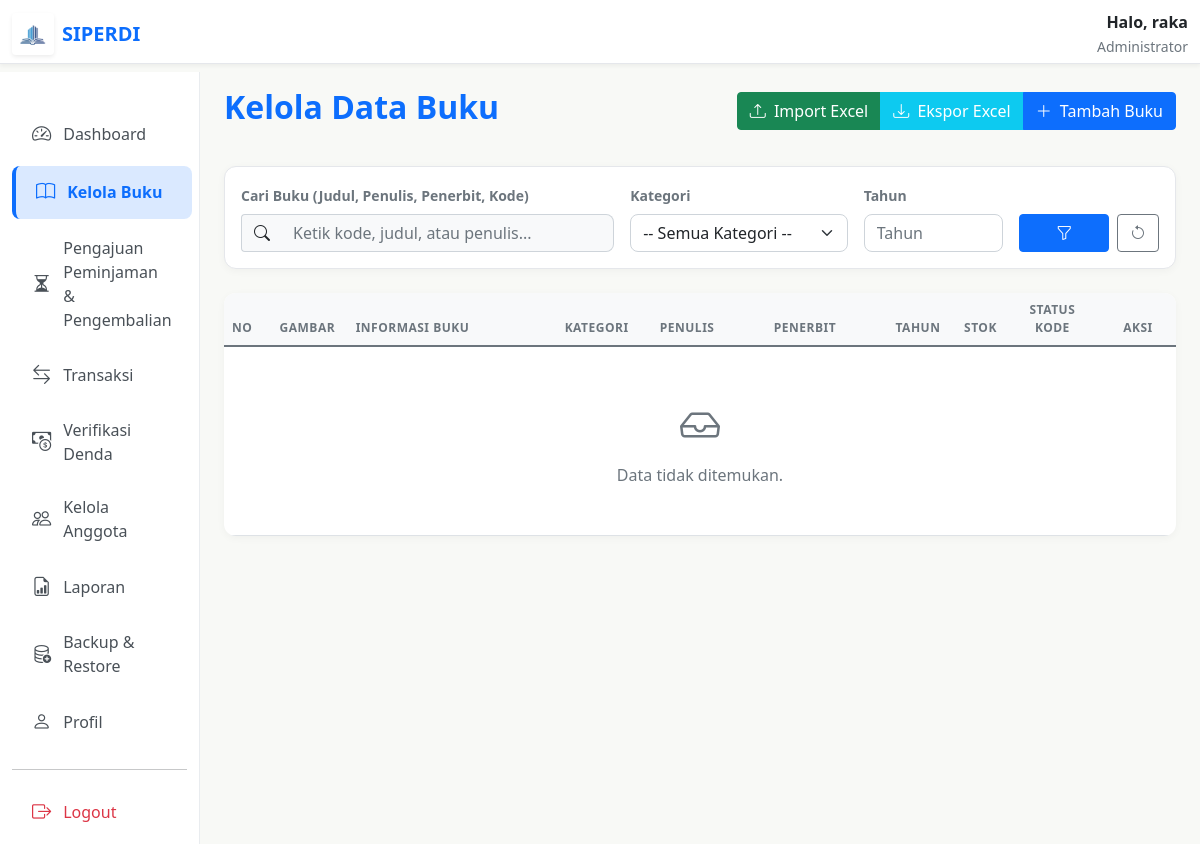
Page /admin/kelola-buku/kelola_buku.php?filter_kategori=Sihir (signed in) on the earlier database version.
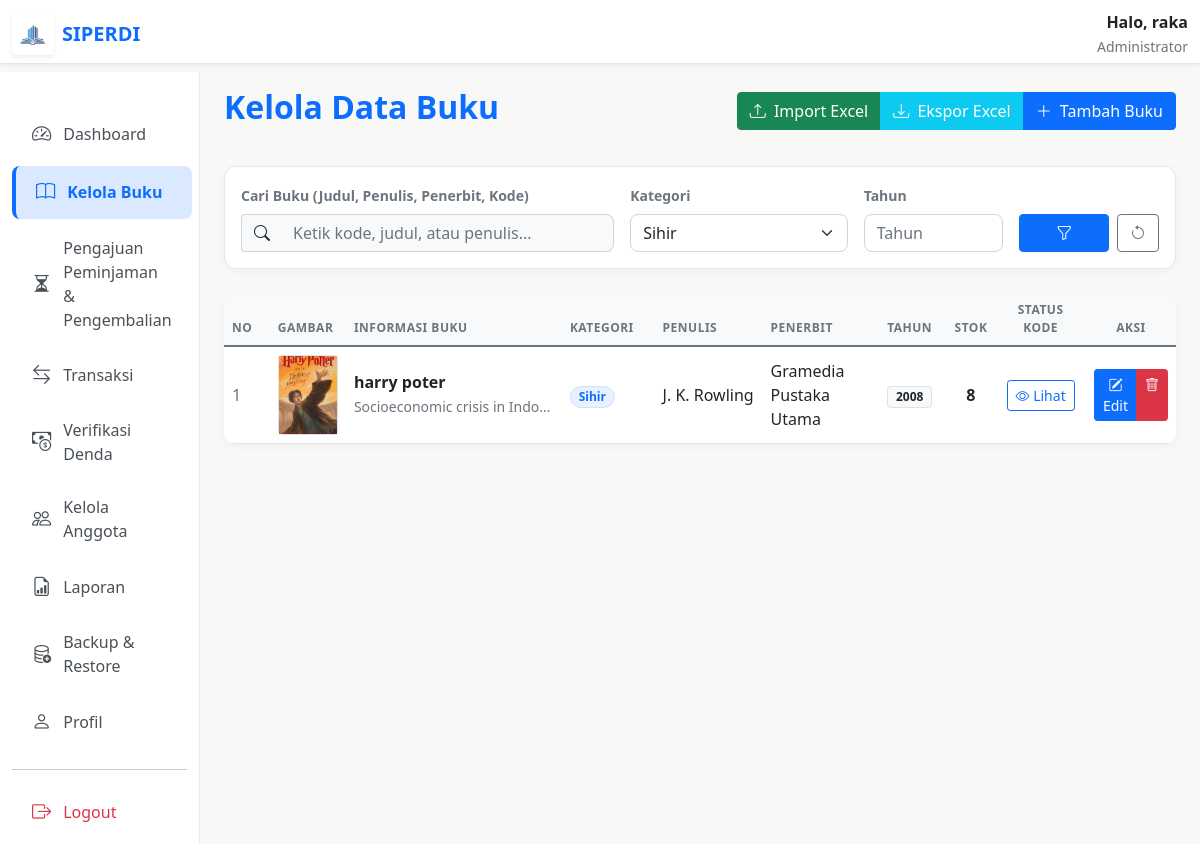
Same page on the later database version.
### tables this page shows
CREATE TABLE `detail_buku` (
  `id_buku` int NOT NULL,
  `kode_buku` varchar(50) DEFAULT NULL,
  `deskripsi` text,
  `kategori` varchar(50) DEFAULT NULL,
  `gambar` varchar(255) DEFAULT NULL,
  `created_at` timestamp NULL DEFAULT CURRENT_TIMESTAMP,
  PRIMARY KEY (`id_buku`),
  CONSTRAINT `fk_detail_buku` FOREIGN KEY (`id_buku`) REFERENCES `buku` (`id`) ON DELETE CASCADE
);

CREATE TABLE `buku` (
  `id` int NOT NULL AUTO_INCREMENT,
  `judul` varchar(150) NOT NULL,
  `penulis` varchar(200) DEFAULT NULL,
  `penerbit` varchar(150) DEFAULT NULL,
  `tahun` year NOT NULL,
  `stok` int NOT NULL,
  `created_at` timestamp NULL DEFAULT CURRENT_TIMESTAMP,
  PRIMARY KEY (`id`)
);

### admin/kelola-buku/kelola_buku.php (the view, shortened to what the changed rows need)
<?php
include __DIR__ . "/../../config/database.php";
$limit = 4;
$page = isset($_GET['page']) ? (int)$_GET['page'] : 1;
$start = ($page > 1) ? ($page * $limit) - $limit : 0;
$search_all = $_GET['search_all'] ?? '';
$filter_kategori = $_GET['filter_kategori'] ?? '';
$filter_tahun = $_GET['filter_tahun'] ?? '';
$query_kategori = "SELECT DISTINCT kategori FROM detail_buku WHERE kategori IS NOT NULL AND kategori != '' ORDER BY kategori ASC";
$result_kategori = mysqli_query($conn, $query_kategori);
$data = mysqli_query($conn, "
  SELECT buku.*, detail_buku.kode_buku as prefix_kode, detail_buku.gambar, detail_buku.kategori, detail_buku.deskripsi
  FROM buku
  LEFT JOIN detail_buku ON buku.id = detail_buku.id_buku
  WHERE (buku.judul LIKE '%$search_all%'
         OR buku.penulis LIKE '%$search_all%'
         OR buku.penerbit LIKE '%$search_all%'
         OR detail_buku.kode_buku LIKE '%$search_all%')
    AND (detail_buku.kategori LIKE '%$filter_kategori%')
    " . ($filter_tahun ? "AND buku.tahun = '$filter_tahun'" : "") . "
  ORDER BY buku.id DESC
  LIMIT $start, $limit
");
?>
<!DOCTYPE html>
<html lang="id">
<head>
  <link href="../../asset/css/bootstrap.min.css" rel="stylesheet">
  <link rel="stylesheet" href="../../asset/font/bootstrap-icons.css">
</head>
<body>
  <div class="container-fluid pt-5 mt-4">
    <div class="row">
      <main class="col-md-9 ms-sm-auto col-lg-10 px-md-4">
        <div class="d-flex justify-content-between flex-wrap flex-md-nowrap align-items-center pt-3 pb-2 mb-4">
          <h2 class="fw-bold" style="color: var(--primary-blue);">Kelola Data Buku</h2>
        </div>
        <div class="card card-custom p-3 mb-4">
          <form method="get">
            <div class="row g-3">
              <div class="col-md-3">
                <label class="form-label small fw-bold text-muted">Kategori</label>
                <select name="filter_kategori" class="form-select">
                  <option value="">-- Semua Kategori --</option>
                  <?php
                  if (mysqli_num_rows($result_kategori) > 0) {
                    while ($kat = mysqli_fetch_assoc($result_kategori)) {
                      $selected = ($filter_kategori == $kat['kategori']) ? 'selected' : '';
                      echo "<option value='" . htmlspecialchars($kat['kategori']) . "' $selected>" . htmlspecialchars($kat['kategori']) . "</option>";
                    }
                  }
                  ?>
                </select>
              </div>
            </div>
          </form>
        </div>
        <div class="card card-custom border-0 overflow-hidden">
          <div class="table-responsive">
            <table class="table table-hover align-middle mb-0">
              <thead>
                <tr>
                  <th width="5%">No</th>
                  <th width="8%">Gambar</th>
                  <th width="22%">Informasi Buku</th>
                  <th width="10%">Kategori</th>
                  <th width="12%">Penulis</th>
                  <th width="12%">Penerbit</th>
                  <th width="8%" class="text-center">Tahun</th>
                  <th width="5%" class="text-center">Stok</th>
                  <th width="10%" class="text-center">Status Kode</th>
                  <th width="8%" class="text-center">Aksi</th>
                </tr>
              </thead>
              <tbody>
                <?php
                $no = $start + 1;
                if (mysqli_num_rows($data) > 0) {
                  while ($b = mysqli_fetch_assoc($data)) { ?>
                    <tr>
                      <td class="text-muted"><?= $no++ ?></td>
                      <td>
                        <div class="bg-light border rounded d-flex align-items-center justify-content-center" style="width: 60px; height: 80px;">
                          <?php if (!empty($b['gambar'])): ?>
                            <img src="../../uploads/<?= $b['gambar'] ?>" alt="<?= $b['judul'] ?>" class="img-fluid" style="width: 100%; height: 100%; object-fit: cover;">
                          <?php else: ?>
                            <i class="bi bi-book text-muted fs-4"></i>
                          <?php endif; ?>
                        </div>
                      </td>
                      <td>
                        <h6 class="fw-bold mb-1 text-dark"><?= $b['judul'] ?></h6>
                        <p class="text-muted small text-truncate mb-0" style="max-width: 200px;" title="<?= $b['deskripsi'] ?>">
                          <?= $b['deskripsi'] ?: '-' ?>
                        </p>
                      </td>
                      <td>
                        <span class="badge badge-kategori">
                          <?= $b['kategori'] ?: 'Umum' ?>
                        </span>
                      </td>
                      <td><?= $b['penulis'] ?></td>
                      <td><?= $b['penerbit'] ?></td>
                      <td class="text-center">
                        <span class="badge bg-light text-dark border">
                          <?= $b['tahun'] ?>
                        </span>
                      </td>
                      <td class="text-center fw-bold"><?= $b['stok'] ?></td>
                      <td class="text-center">
                        <button onclick="tampilKode(<?= $b['id'] ?>, '<?= htmlspecialchars($b['judul'], ENT_QUOTES) ?>', <?= $b['stok'] ?>)" class="btn btn-sm btn-outline-primary" data-bs-toggle="modal" data-bs-target="#modalKode">
                          <i class="bi bi-eye"></i> Lihat
                        </button>
                      </td>
                      <td class="text-center">
                        <div class="btn-group" role="group">
                          <button onclick="openModalEdit(this)" type="button" class="btn btn-sm btn-primary"
                            data-id="<?= $b['id'] ?>"
                            data-judul="<?= $b['judul'] ? htmlspecialchars($b['judul'], ENT_QUOTES) : '' ?>"
                            data-penulis="<?= $b['penulis'] ? htmlspecialchars($b['penulis'], ENT_QUOTES) : '' ?>"
                            data-penerbit="<?= $b['penerbit'] ? htmlspecialchars($b['penerbit'], ENT_QUOTES) : '' ?>"
                            data-tahun="<?= $b['tahun'] ?>"
                            data-stok="<?= $b['stok'] ?>"
                            data-deskripsi="<?= $b['deskripsi'] ? htmlspecialchars($b['deskripsi'], ENT_QUOTES) : '' ?>"
                            data-kategori="<?= $b['kategori'] ? htmlspecialchars($b['kategori'], ENT_QUOTES) : '' ?>"
                            data-prefix="<?= $b['prefix_kode'] ? htmlspecialchars($b['prefix_kode'], ENT_QUOTES) : '' ?>"
                            data-gambar="<?= $b['gambar'] ?>"
                            data-bs-toggle="modal" data-bs-target="#modalEdit">
                            <i class="bi bi-pencil-square"></i> Edit
                          </button>
                          <a href="simpan_buku.php?hapus=<?= $b['id'] ?>" onclick="return confirm('Yakin ingin menghapus buku <?= htmlspecialchars($b['judul'], ENT_QUOTES) ?>?')" class="btn btn-sm btn-danger">
                            <i class="bi bi-trash"></i>
                          </a>
                        </div>
                      </td>
                    </tr>
                  <?php }
                } else { ?>
                  <tr>
                    <td colspan="11" class="text-center py-5 text-muted">
                      <i class="bi bi-inbox fs-1 d-block mb-2"></i>
                      Data tidak ditemukan.
                    </td>
                  </tr>
                <?php } ?>
              </tbody>
            </table>
          </div>
        </div>
      </main>
    </div>
  </div>
</body>
</html>

Differences in the rows shown:
now on this page (row edited): detail_buku: gambar (picture), id_buku.judul "harry poter", deskripsi "Socioeconomic crisis in Indo…", kategori "Sihir", id_buku.penulis "J. K. Rowling", id_buku.penerbit "Gramedia Pustaka Utama", id_buku.tahun "2008", id_buku.stok "8"
Other differences:
form field filter_kategori: "-- Semua Kategori --" → "Sihir"
text no longer shown: "Data tidak ditemukan."
